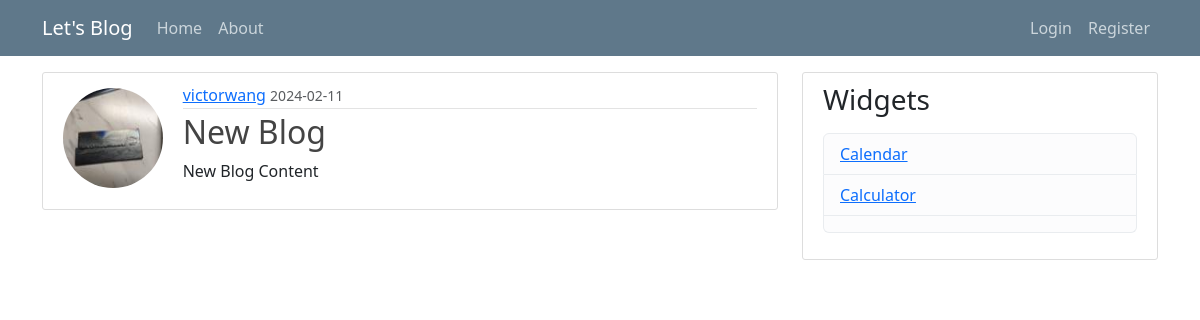
The page /post/2 on the database as committed earlier.
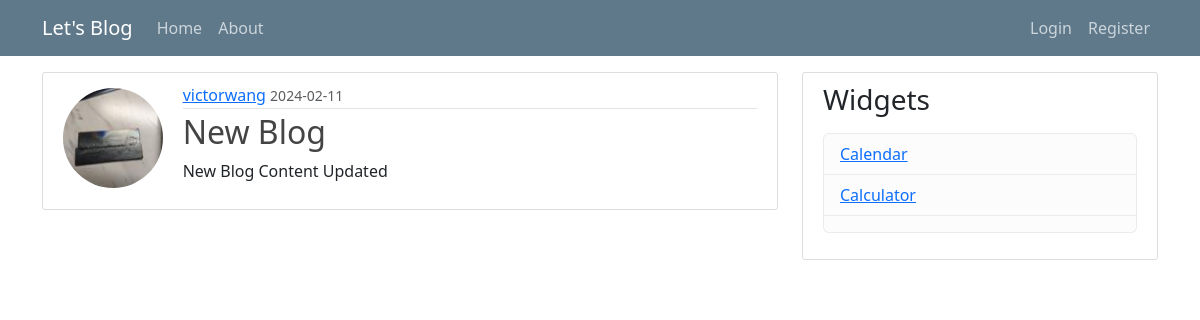
The same page on the database as committed later.
### flaskblog/models.py (models this page shows, shortened)
class Post(db.Model):
    id = db.Column(db.Integer, primary_key=True)
    title = db.Column(db.String(100), nullable=False)
    date_posted = db.Column(db.DateTime, nullable=False, default=datetime.utcnow)
    content = db.Column(db.Text, nullable=False)
    user_id = db.Column(db.Integer, db.ForeignKey('user.id'), nullable=False)

### flaskblog/routes.py (the view)
@app.route("/post/<int:post_id>")
def post(post_id):
    post = Post.query.get_or_404(post_id)
    return render_template('post.html', title=post.title, post=post)

### flaskblog/templates/post.html (shortened to what this page needs)
{% extends 'layout.html' %}
{% block content %}
<article class="media content-section">
    <div class="row align-items-start">
        <div class="col-md-2 text-center align-self-start">
            <img class="rounded-circle article-img"
                src="{{ url_for('static', filename='profile_pics/' + post.author.image_file) }}"
                style="width: 100px; height: 100px; margin-top: 5px;">
        </div>
        <div class="col-md-10">
            <div class="media-body">
                <div class="article-metadata">
                    <a class="mr-2" href="{{ url_for('user_post', username=post.author.username) }} ">{{
                        post.author.username }}</a>
                    <small class="text-muted">{{ post.date_posted.strftime('%Y-%m-%d') }}</small>
                </div>
                <h2 class="article-title">{{ post.title }}</h2>
                <p class="article-content" style="max-width: 100%; overflow-wrap: break-word;">{{ post.content }}</p>
            </div>
        </div>
    </div>
</article>
{% endblock content %}

Rows that differ between the two databases and show on the page:
changed Post "New Blog": content "New Blog Content" → "New Blog Content Updated"
